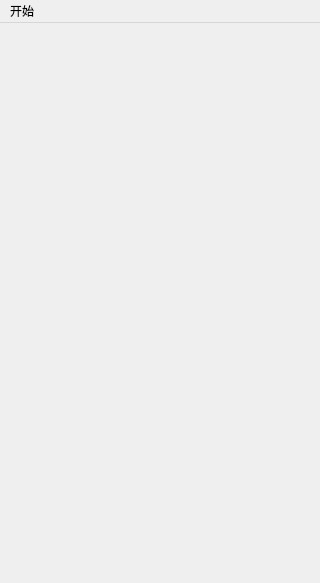
<?xml version="1.0" encoding="UTF-8"?>
<ui version="4.0">
 <class>MainScene</class>
 <widget class="QMainWindow" name="MainScene">
  <property name="geometry">
   <rect>
    <x>0</x>
    <y>0</y>
    <width>320</width>
    <height>583</height>
   </rect>
  </property>
  <property name="minimumSize">
   <size>
    <width>320</width>
    <height>583</height>
   </size>
  </property>
  <property name="windowTitle">
   <string>MainScene</string>
  </property>
  <widget class="QWidget" name="centralwidget"/>
  <widget class="QMenuBar" name="menubar">
   <property name="geometry">
    <rect>
     <x>0</x>
     <y>0</y>
     <width>320</width>
     <height>23</height>
    </rect>
   </property>
   <widget class="QMenu" name="menu">
    <property name="title">
     <string>开始</string>
    </property>
    <addaction name="action_quit"/>
   </widget>
   <addaction name="menu"/>
  </widget>
  <action name="action_quit">
   <property name="text">
    <string>退出</string>
   </property>
   <property name="iconText">
    <string>quit</string>
   </property>
  </action>
 </widget>
 <resources/>
 <connections/>
</ui>
